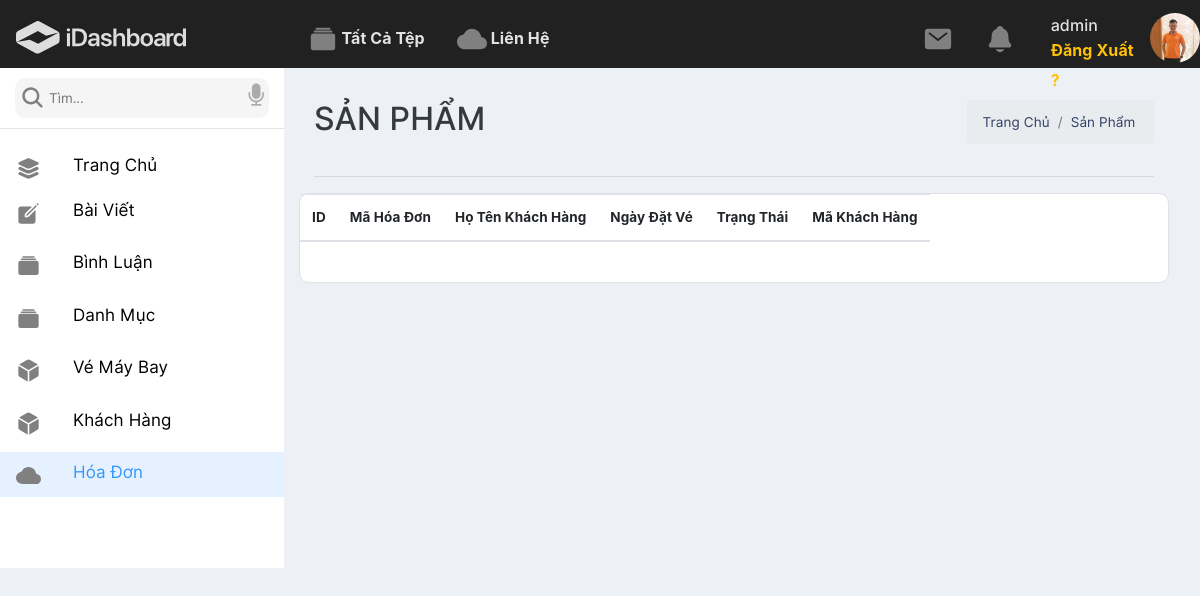
The app's page /admin/index.php?ctrl=hoadon&act=index (signed in), older data.
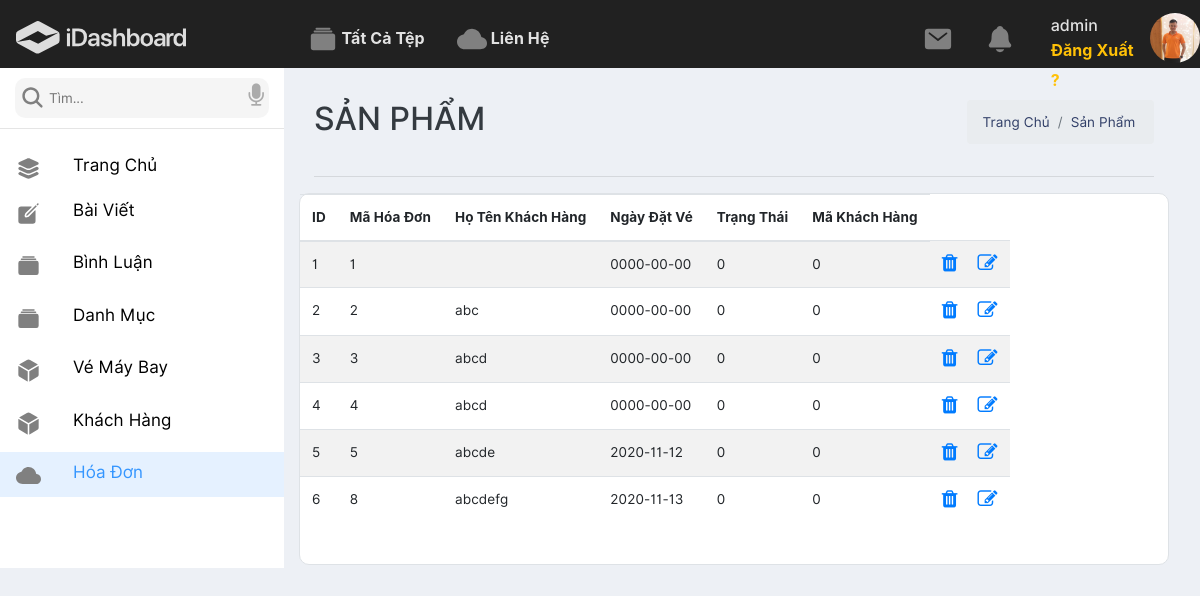
The same page, newer data.
### tables this page shows
CREATE TABLE `hoadon` (
  `id` int(11) NOT NULL,
  `hotenkh` varchar(255) NOT NULL,
  `ngaydatve` date NOT NULL,
  `trangthai` tinyint(1) NOT NULL,
  `idkh` int(11) NOT NULL
);

### system/database.php (called while the page is built, shortened)
<?php
function connect(){
    try {
        $ConnectionOption = array
            (
                PDO::MYSQL_ATTR_INIT_COMMAND => "SET NAMES 'utf8'",
                PDO::ATTR_ERRMODE => PDO::ERRMODE_EXCEPTION,
            );
        $conn = new PDO ('mysql:host='.HOST_DB.';dbname='.NAME_DB.';charset=utf8', USER_DB, PASS_DB, $ConnectionOption);
        $conn->setAttribute(PDO::ATTR_ERRMODE, PDO::ERRMODE_EXCEPTION);
        return $conn;
    } catch(PDOException $e) {
      echo "Lỗi Kết Nối database: " . $e->getMessage();
    }
}
function result1($fe,$sql){
    $sqlValue = array_slice(func_get_args(),2);
    try {
        $conn = connect();
        $stmt = $conn->prepare($sql);
        $stmt->execute($sqlValue);
        if($fe===0)return $stmt->fetchAll();elseif($fe===1)return $stmt->fetch(PDO::FETCH_ASSOC);
    } catch (PDOException $e) {
        echo "Lỗi: " . $e->getMessage();
    }
    finally{
        unset($conn);
    }
}
?>

### admin/models/hoadon.php (called while the page is built, shortened)
<?php
    function showallhd(){
        $sql = "select * from hoadon where 1 limit 10";
        return result1(0,$sql);
    }
?>

### admin/views/hoadonindex.php (the view)
<div class="col-lg-9">
                    <div class="container-fluid">
                        <div class="row d-flex justify-content-between mt-3">
                            <div class="col-lg-4 text-dark mt-3">
                                <h2>SẢN PHẨM</h2>
                            </div>
                            <div class="col-lg-3 mt-3">
                                <nav aria-label="breadcrumb ">
                                    <ol class="breadcrumb">
                                        <li class="breadcrumb-item"><a href="#">Trang Chủ</a></li>
                                        <li class="breadcrumb-item"><a href="#">Sản Phẩm</a></li>
                                    </ol>
                                </nav>
                            </div>
                        </div>
                        <hr>
                        <div class="row mt-3">
                            <div class="col-lg-12 bg-white pb-4 border">
                                <div class="row d-flex justify-content-center">
                                    <table class="table table-striped table-inverse table-responsive">
                                        <thead class="thead-inverse">
                                            <tr>
                                                <th>ID</th>
                                                <th >Mã Hóa Đơn</th>
                                                <th >Họ Tên Khách Hàng</th>
                                                <th>Ngày Đặt Vé</th>
                                                <th>Trạng Thái</th>
                                                <th>Mã Khách Hàng</th>
                                            </tr>
                                        </thead>
                                        <tbody id="result">
                                                   <?php
                                $i=0;
                                foreach ($showallhd as $hd) {
                                    $i++;
                                 $id=$hd['id'];
                                    $linkdel = "index.php?ctrl=hoadon&act=del&iddel=".$id;
                                    $linkedit = "index.php?ctrl=hoadon&act=add&idedit=".$id;
                                ?>
                                <tr>
                                    <td><?=$i?></td>
                                    <td><?=$hd['id']?></td>
                                    <td><?=$hd['hotenkh']?></td>
                                    <td><?=$hd['ngaydatve']?></td>
                                    <td><?=$hd['trangthai']?></td>
                                    <td><?=$hd['idkh']?></td>
                                    <td>
                                        <a href="<?=$linkdel?>"><i class="fa fa-trash mr-3" onclick="return checkDelete()"></i></a>
                                        <a href="<?=$linkedit?>"><i class="fa fa-edit"></i></a>
                                    </td>
                                </tr>
                              <?php }?>
                                        </tbody>
                                    </table>
                                </div>
                            </div>
                        </div>
                    </div>
                </div>

Row changes from the older to the newer data that the page shows:
added hoadon: id "1", ngaydatve "0000-00-00", trangthai "0", idkh "0"
added hoadon: id "2", hotenkh "abc", ngaydatve "0000-00-00", trangthai "0", idkh "0"
added hoadon: id "3", hotenkh "abcd", ngaydatve "0000-00-00", trangthai "0", idkh "0"
added hoadon: id "4", hotenkh "abcd", ngaydatve "0000-00-00", trangthai "0", idkh "0"
added hoadon: id "5", hotenkh "abcde", ngaydatve "2020-11-12", trangthai "0", idkh "0"
added hoadon: id "8", hotenkh "abcdefg", ngaydatve "2020-11-13", trangthai "0", idkh "0"
